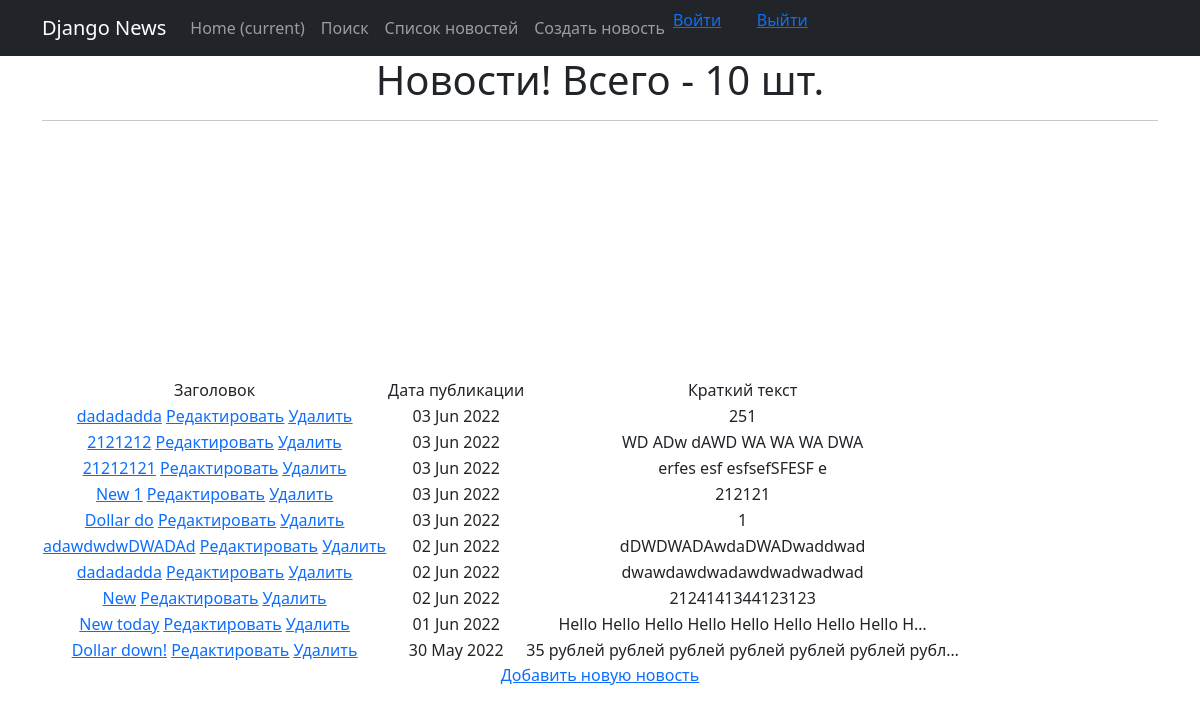
Page /news/ on the committed database.
### news/models.py (models this page shows, shortened)
class Post(models.Model):
    post = 'PO'
    news = 'NW'
    POSITIONS=[
    (post,'post'),
    (news,'news'),]
    post_author = models.ForeignKey(Author, on_delete = models.CASCADE)
    post_type = models.CharField(max_length=2, choices= POSITIONS)
    post_date_created = models.DateField(auto_now_add = True)
    post_detailed_time_created = models.TimeField(auto_now_add = True)
    category = models.ManyToManyField(Category, through = 'PostCategory')
    head_of_post = models.CharField(max_length = 255)
    article_text = models.TextField()
    post_raiting = models.IntegerField(default = 1)

### news/views.py (the view, shortened to what this page needs)
# urls.py: path('', NewsList.as_view()),
class NewsList(ListView):
    model = Post
    template_name = 'news.html'
    context_object_name = 'news'
    queryset = Post.objects.filter(post_type='NW').order_by('-id')
    paginate_by = 10
    def get_context_data(self, **kwargs):
        context = super().get_context_data(**kwargs)
        context['filter'] = PostFilter(self.request.GET, queryset=self.get_queryset())
        context['head_of_post'] = Post.objects.all()
        context['article_text'] = Post.objects.all()
        context['post_author'] = Post.objects.all()
        context['post_type'] = Post.objects.all()
        context['form'] = NewsForm()
        return context

### templates/news.html (shortened to what this page needs)
{% extends 'flatpages/default.html' %}
{% load custom_filters %}
{% block content %}
    <h1>Новости! Всего - {{ news|length }} шт.</h1>
    <hr>
    {% if news  %}
        <table>
            <tr>
                <td>
                    Заголовок
                </td>
                <td>
                    Дата публикации
                </td>
                <td>
                    Краткий текст
                </td>
            </tr>
        {% for directNews in news %}
            <tr>
                <td>
                    <a href="{% url 'newsDetail' directNews.id %}">{{ directNews.head_of_post }}</a>
                    <a href="{% url 'news_update' directNews.id %}"><u>Редактировать</u></a>
                    <a href="{% url 'news_delete' directNews.id %}"><u> Удалить </u></a>
                </td>
                <td>
                    {{  directNews.post_date_created|date:'d M Y'  }}
                </td>
                <td>
                    {{ directNews.article_text|truncatechars:50 }}
                </td>
                <br>
            </tr>
        {% endfor %}
        </table>
        <a href="{% url 'create_news' %}">Добавить новую новость</a> <br>
        {% else %}
        <h2> Новостей нет!</h2>
    {% endif %}
{% endblock content %}

### templates/flatpages/default.html (shortened to what this page needs)
{% load static %}
<!DOCTYPE html>
<html lang="en">
<head>
  <link href="{% static 'css/styles.css' %}" rel="stylesheet">
</head>
<body>
  <nav class="navbar navbar-expand-lg navbar-dark bg-dark static-top">
    <div class="container">
      <a class="navbar-brand" href="#">Django News</a>
      <div class="collapse navbar-collapse" id="navbarResponsive">
        <ul class="navbar-nav ml-auto">
          <li class="nav-item active">
            <a class="nav-link" href="#">Home
              <span class="sr-only">(current)</span>
            </a>
          </li>
          <li class="nav-item">
            <a class="nav-link" href="/news/search">Поиск</a>
          </li>
          <li class="nav-item">
            <a class="nav-link" href="/news/">Список новостей</a>
          </li>
          <li class="nav-item">
            <a class="nav-link" href="/news/add">Создать новость</a>
          </li>
          <li class="nav-item">
            <a href="http://127.0.0.1:8000/accounts/login/?next={{request.path}}">Вoйти</a>
          </li>
          <p>_____</p>
          <li class="nav-item">
             <a href="http://127.0.0.1:8000/accounts/logout/?next={{request.path}}">Выйти</a>
          </li>
        </ul>
      </div>
    </div>
  </nav>
  <div class="container">
    <div class="row">
      <div class="col-lg-12 text-center">
       {% block content %}{% endblock content %}
      </div>
    </div>
  </div>
</body>
</html>

### rows in the picture
Post: head_of_post "dadadadda", post_date_created "03 Jun 2022", article_text "251"
Post: head_of_post "2121212", post_date_created "03 Jun 2022", article_text "WD ADw dAWD WA WA WA DWA"
Post: head_of_post "21212121", post_date_created "03 Jun 2022", article_text "erfes esf esfsefSFESF e"
Post: head_of_post "New 1", post_date_created "03 Jun 2022", article_text "212121"
Post: head_of_post "Dollar do", post_date_created "03 Jun 2022", article_text "1"
Post: head_of_post "adawdwdwDWADAd", post_date_created "02 Jun 2022", article_text "dDWDWADAwdaDWADwaddwad"
Post: head_of_post "dadadadda", post_date_created "02 Jun 2022", article_text "dwawdawdwadawdwadwadwad"
Post: head_of_post "New", post_date_created "02 Jun 2022", article_text "2124141344123123"
Post: head_of_post "New today", post_date_created "01 Jun 2022", article_text "Hello Hello Hello Hello Hello Hello Hello Hello H…"
Post: head_of_post "Dollar down!", post_date_created "30 May 2022", article_text "35 рублей рублей рублей рублей рублей рублей рубл…"

### other values in the picture
{{ news|length }} "10"
